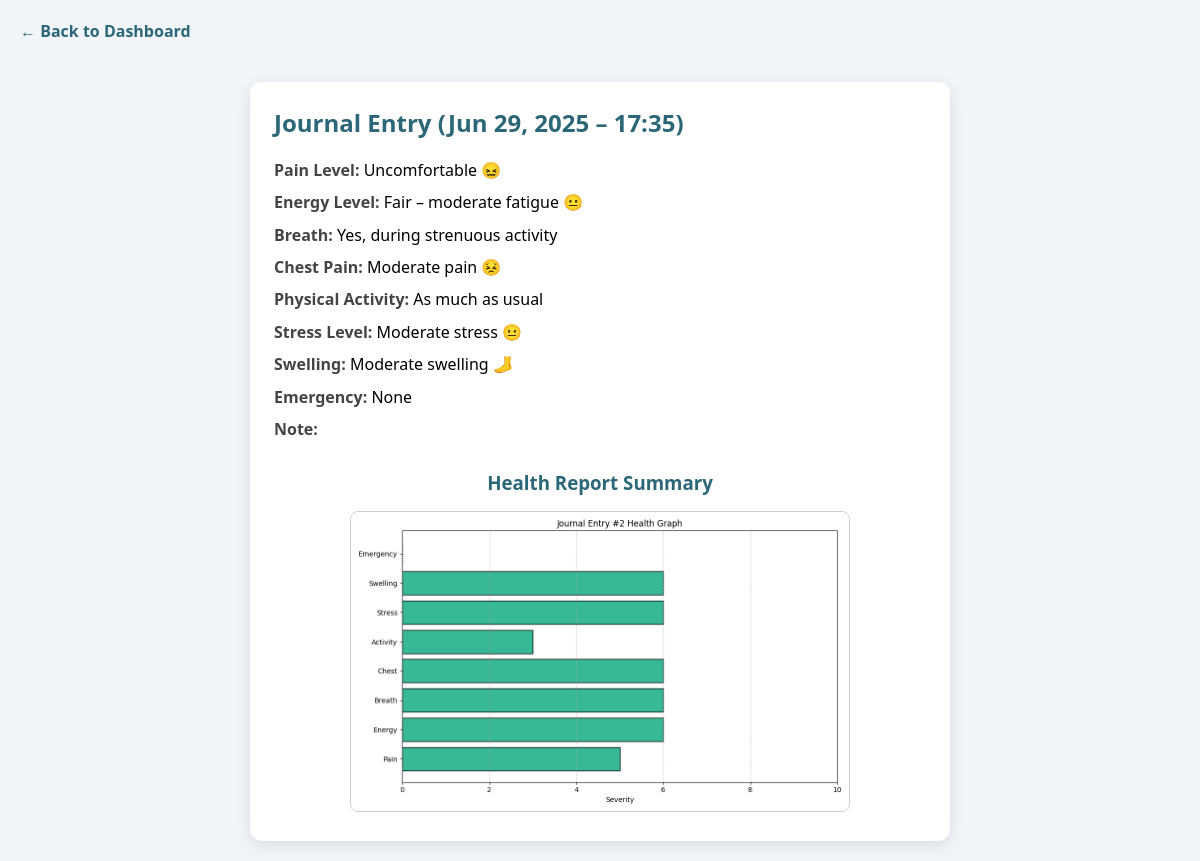
Page /doctor/journal/2/ (signed in) on the committed database.
### happ/models.py (models this page shows, shortened)
class JournalEntry(models.Model):
    user = models.ForeignKey(User, on_delete=models.CASCADE)  # TEMP FIX
    timestamp = models.DateTimeField(default=timezone.now)
    pain_level = models.CharField(max_length=255, default="No Data")
    energy_level = models.CharField(max_length=255, default="No Data")
    breath = models.CharField(max_length=255, default="No Data")
    chest_pain = models.CharField(max_length=255, default="No Data")
    physical_activity = models.CharField(max_length=255, default="No Data")
    stress_level = models.CharField(max_length=255, default="No Data")
    swelling = models.CharField(max_length=255, default="No Data")
    emergency = models.CharField(max_length=255, default="No Data")
    extra_note = models.TextField(blank=True)

### happ/views.py (the view)
# urls.py: path('doctor/journal/<int:entry_id>/', views.view_single_entry, name='view_single_entry'),
@login_required
def view_single_entry(request, entry_id):
    entry = JournalEntry.objects.filter(id=entry_id).first()
    if not entry:
        messages.error(request, "Entry not found.")
        return redirect('doctor_dashboard')
    normalized_mapping = {
        'pain_level': {
            "No Pain 😃": 0, "Very Mild Pain 🙂": 1, "Mild Pain 🙂": 2, "Discomfort 😐": 3,
            "Moderate Pain 😣": 4, "Uncomfortable 😖": 5, "Severe Pain 😢": 6,
            "Very Severe Pain 😭": 7, "Intense Pain 💀": 8, "Extreme Pain 💀💀": 9,
            "Worst Possible Pain 💀💀💀": 10
        },
        'energy_level': {
            "Excellent – no fatigue 😃": 0, "Good – mild fatigue 🙂": 3,
            "Fair – moderate fatigue 😐": 6, "Poor – severe fatigue 😞": 10,
        },
        'breath': {
            "No, not at all": 0, "Yes, during mild activity": 3,
            "Yes, during strenuous activity": 6, "Yes, even at rest": 10
        },
        'chest_pain': {
            "No Pain 😃": 0, "Mild discomfort 🙂": 3, "Moderate pain 😣": 6,
            "Severe pain 😖": 10
        },
        'physical_activity': {
            "More than usual": 0, "As much as usual": 3,
            "Less than usual": 6, "None": 10
        },
        'stress_level': {
            "No stress 😃": 0, "Mild stress 🙂": 3, "Moderate stress 😐": 6,
            "High stress 😖": 10
        },
        'swelling': {
            "No swelling 🦶": 0, "Mild swelling 🦶": 3,
            "Moderate swelling 🦶": 6, "Severe swelling 🦶": 10
        },
        'emergency': {
            "No": 0, "Mild, manageable at home": 3,
            "Moderate, resolved with rest": 6, "Severe, required attention": 10
        }
    }
    values = [
        normalized_mapping['pain_level'].get(entry.pain_level, 0),
        normalized_mapping['energy_level'].get(entry.energy_level, 0),
        normalized_mapping['breath'].get(entry.breath, 0),
        normalized_mapping['chest_pain'].get(entry.chest_pain, 0),
        normalized_mapping['physical_activity'].get(entry.physical_activity, 0),
        normalized_mapping['stress_level'].get(entry.stress_level, 0),
        normalized_mapping['swelling'].get(entry.swelling, 0),
        normalized_mapping['emergency'].get(entry.emergency, 0)
    ]
    labels = [
        "Pain", "Energy", "Breath", "Chest",
        "Activity", "Stress", "Swelling", "Emergency"
    ]
    graph_dir = os.path.join('static', 'journal_graphs')
    os.makedirs(graph_dir, exist_ok=True)
    graph_path = os.path.join(graph_dir, f'entry_{entry.id}.png')
    plt.figure(figsize=(10, 6))
    plt.barh(labels, values, color='#37B897', edgecolor='black')
    plt.xlim(0, 10)
    plt.xlabel("Severity")
    plt.title(f"Journal Entry #{entry.id} Health Graph")
    plt.grid(axis='x', linestyle='--', alpha=0.7)
    plt.tight_layout()
    plt.savefig(graph_path)
    plt.close()
    return render(request, 'single_journal_entry.html', {
        'entry': entry,
        'graph_path': f'/static/journal_graphs/entry_{entry.id}.png'
    })

### happ/templates/single_journal_entry.html (shortened to what this page needs)
{% load static %}
<!DOCTYPE html>
<html lang="en">
<head>
</head>
<body>
  <a href="{% url 'doctor_dashboard' %}">← Back to Dashboard</a>
  <div class="card">
    <h2>Journal Entry ({{ entry.timestamp|date:"M d, Y – H:i" }})</h2>
    <div class="entry"><strong>Pain Level:</strong> {{ entry.pain_level }}</div>
    <div class="entry"><strong>Energy Level:</strong> {{ entry.energy_level }}</div>
    <div class="entry"><strong>Breath:</strong> {{ entry.breath }}</div>
    <div class="entry"><strong>Chest Pain:</strong> {{ entry.chest_pain }}</div>
    <div class="entry"><strong>Physical Activity:</strong> {{ entry.physical_activity }}</div>
    <div class="entry"><strong>Stress Level:</strong> {{ entry.stress_level }}</div>
    <div class="entry"><strong>Swelling:</strong> {{ entry.swelling }}</div>
    <div class="entry"><strong>Emergency:</strong> {{ entry.emergency }}</div>
    <div class="entry"><strong>Note:</strong> {{ entry.extra_note }}</div>
    {% if graph_path %}
    <div class="graph-container">
      <h3>Health Report Summary</h3>
      <img id="graphImg" src="{{ graph_path }}" alt="Health Graph">
    </div>
    {% endif %}
  </div>
</body>
</html>

### happ/templates/single_journal_entry.html (style rules this page uses)
* { box-sizing: border-box; }
html, body { margin: 0; padding: 0; font-family: 'Segoe UI', sans-serif; background-color: #f1f4f8; overflow-x: hidden; }
a { text-decoration: none; color: #2b6777; font-weight: bold; margin: 20px; display: inline-block; }
.card { background: #fff; padding: 24px; border-radius: 12px; box-shadow: 0 4px 15px rgba(0,0,0,0.1); max-width: 700px; margin: 20px auto; }
.card h2 { margin-top: 0; color: #2b6777; font-size: 1.5rem; }
.entry { margin: 10px 0; font-size: 1rem; line-height: 1.4; }
.entry strong { color: #444; }
.graph-container { text-align: center; margin-top: 30px; }
.graph-container h3 { margin-bottom: 16px; color: #2b6777; }
.graph-container img { width: 100%; max-width: 500px; border-radius: 8px; border: 1px solid #ccc; cursor: pointer; transition: 0.3s ease; }

### rows in the picture
JournalEntry: timestamp "Jun 29, 2025 – 17:35", pain_level "Uncomfortable 😖", energy_level "Fair – moderate fatigue 😐", breath "Yes, during strenuous activity", chest_pain "Moderate pain 😣", physical_activity "As much as usual", stress_level "Moderate stress 😐", swelling "Moderate swelling 🦶", emergency "None"
